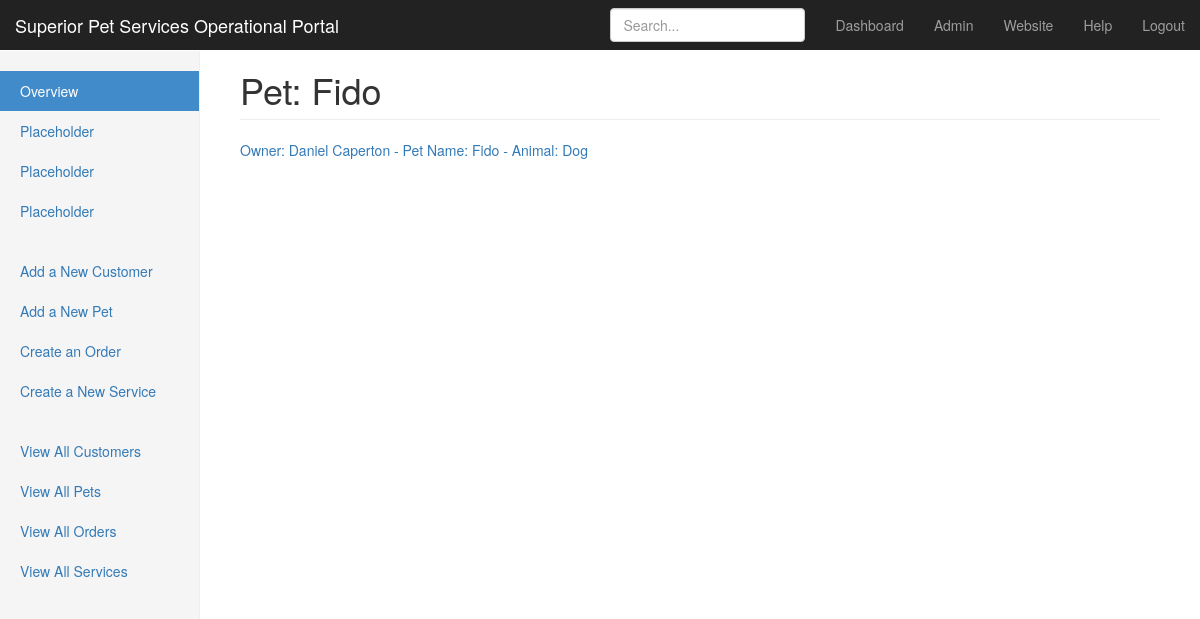
Page /pet_sitting/pet/get/1/ (signed in) on the earlier database version.
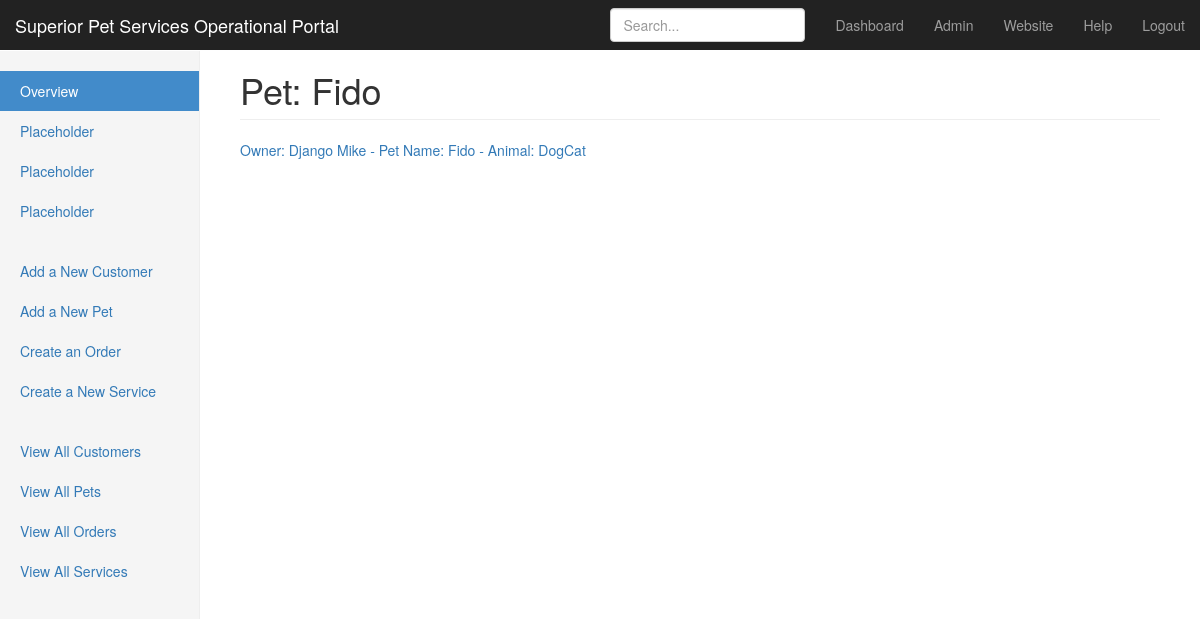
Same page on the later database version.
### pet_sitting/models.py (models this page shows, shortened)
class Pet(models.Model):
    name = models.CharField(max_length=200)
    customer = models.ForeignKey(Customer)
    animal_type = models.CharField(max_length=200)
    def __str__(self):
        return 'Owner: {} {} - Pet Name: {} - Animal: {}'.format(self.customer.first_name, self.customer.last_name,
                                                                 self.name, self.animal_type)

class Customer(models.Model):
    signup_date = models.DateTimeField(auto_now_add=True)
    first_name = models.CharField(max_length=200)
    last_name = models.CharField(max_length=200)
    street_address = models.CharField(max_length=200)
    city = models.CharField(max_length=200)
    state = USStateField()
    zip_code = USZipCodeField()
    primary_phone = PhoneNumberField(blank=True, null=True)
    secondary_phone = PhoneNumberField(blank=True, null=True)
    email = models.EmailField(blank=True, null=True)
    vet_name = models.CharField(max_length=200, blank=True, null=True)
    vet_phone = PhoneNumberField(blank=True, null=True)
    emergency_contact_name = models.CharField(max_length=200, blank=True, null=True)
    emergency_contact_phone = PhoneNumberField(blank=True, null=True)
    contract_on_file = models.BooleanField()
    left_rating = models.BooleanField()
    allows_pics = models.BooleanField()
    mileage = models.IntegerField()
    notes = models.TextField(blank=True, null=True)

### pet_sitting/views.py (the view)
# urls.py: url(r'^pet/get/(?P<pet_id>\d+)/$', get_pet),
@login_required(login_url='/login/')
def get_pet(request, pet_id=1):
    context = {'id': Pet.objects.get(id=pet_id), 'url': 'pet',
               'heading': 'Pet: ' + Pet.objects.get(id=pet_id).name, }
    return render(request, 'id.html', context)

### pet_sitting/templates/id.html
{% extends "menu_sidebar.html" %}
{% block page_heading %}<h1 class="page-header">{{ heading }}</h1>{% endblock %}
{% block page %}
    <table>
        <p>
            <a href="/pet_sitting/{{ url }}/edit/{{ id.id }}/">{{ id }}</a>
        </p>
    </table>
{% endblock %}

Differences in the rows shown:
changed Pet: customer+name+animal_type "Owner: Daniel Caperton - Pet Name: Fido - Animal: Dog" → "Owner: Django Mike - Pet Name: Fido - Animal: DogCat"
